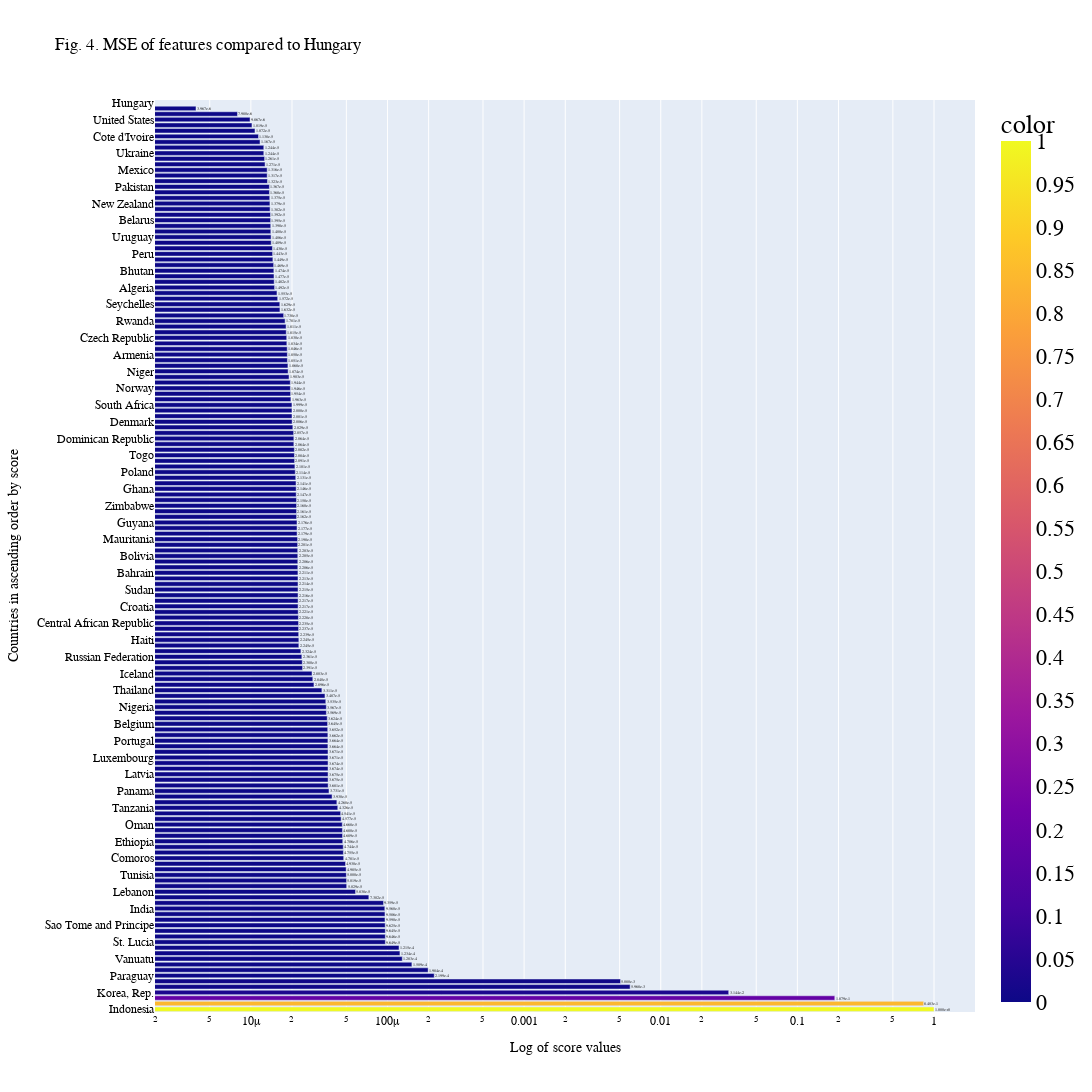

Source (notebook cell):
### Code cell
plot_MSE_country(country='Hungary')

### Figure 1 — Plotly figure (JSON) as saved in the notebook; plotly's stock layout.template omitted (floating-point values rounded to 4 significant figures; data arrays with more than 128 entries replaced by an {"elided": "..."} marker saying what was removed)
{"data": [{"alignmentgroup": "True", "hovertemplate": "Country : %{y}<br></br>MSE : %{x:.3e}", "legendgroup": "", "marker": {"color": {"elided": "163 float values"}, "coloraxis": "coloraxis"}, "name": "", "offsetgroup": "", "orientation": "h", "showlegend": false, "text": {"elided": "163 float values"}, "textposition": "outside", "texttemplate": "%{text:.3e}", "type": "bar", "x": {"elided": "163 float values"}, "xaxis": "x", "y": {"elided": "163 str values"}, "yaxis": "y"}], "layout": {"barmode": "relative", "coloraxis": {"colorbar": {"dtick": 0.05, "tickfont": {"color": "black", "family": "Arial", "size": 22}, "title": {"text": "color"}}, "colorscale": [[0, "#0d0887"], [0.1111, "#46039f"], [0.2222, "#7201a8"], [0.3333, "#9c179e"], [0.4444, "#bd3786"], [0.5556, "#d8576b"], [0.6667, "#ed7953"], [0.7778, "#fb9f3a"], [0.8889, "#fdca26"], [1, "#f0f921"]]}, "font": {"color": "black", "family": "Arial", "size": 12}, "height": 2600, "legend": {"tracegroupgap": 0}, "title": {"text": "Fig. 4. MSE of features compared to Hungary"}, "uniformtext": {"minsize": 4, "mode": "hide"}, "width": 1300, "xaxis": {"anchor": "y", "autorange": true, "domain": [0, 1], "range": [-5.702, 0.3001], "title": {"text": "Log of score values"}, "type": "log"}, "yaxis": {"anchor": "x", "autorange": true, "domain": [0, 1], "range": [-0.5, 162.5], "title": {"text": "Countries in ascending order by score"}, "type": "category"}}}
